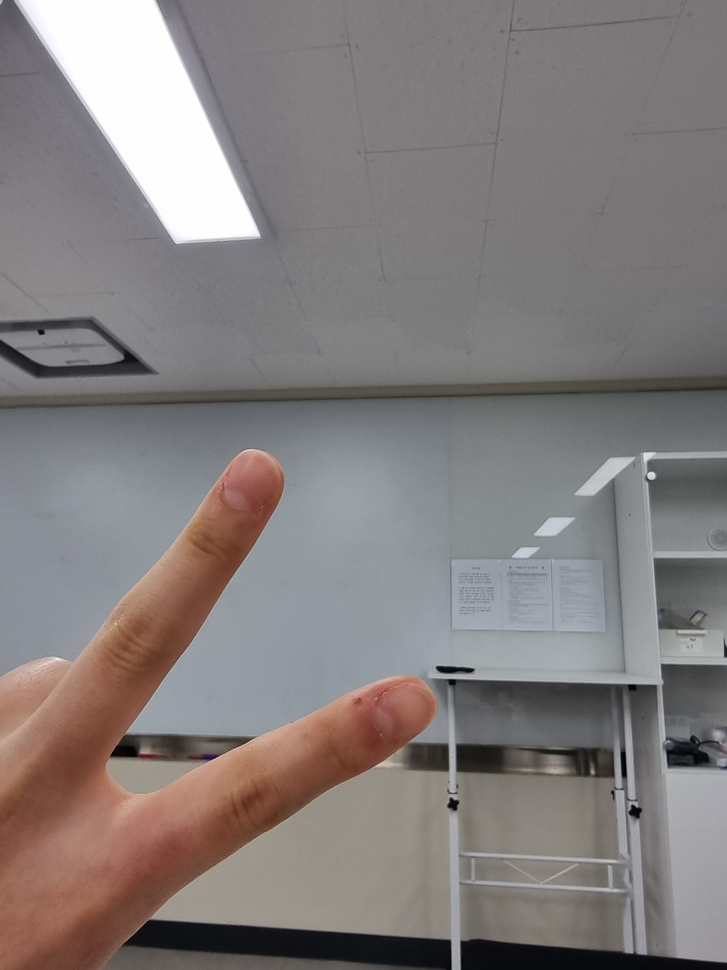
#> input picture opencv/cv_env/capstone/image/testimg.jpg, 727 x 970 px, shrunk from 3000 x 4000 before the run, found by its file name
$ python color.py
#> lines starting #> are read from the running program, lines starting #| are printed output that depends on the picture
import cv2
import numpy as np

src = cv2.imread('image/testimg.jpg')
#> src is the input picture: shape (970, 727, 3); mean B, G, R 125.2, 125.9, 131.6
dst = cv2.imread('image/testimg.jpg')

cv2.imshow('src', src)
# cv2.imshow('dst',dst)

output = dst.copy()

#lab로 변환
srcLab = cv2.cvtColor(src, cv2.COLOR_BGR2LAB)
#> srcLab: shape (970, 727, 3); mean of channels 0, 1, 2 135.1, 130.4, 129.5
dstLab = cv2.cvtColor(dst,cv2.COLOR_BGR2LAB)
outputLab = cv2.cvtColor(output,cv2.COLOR_BGR2LAB)

srcLab = srcLab.astype('float')
#> srcLab: shape (970, 727, 3) float64; mean of channels 0, 1, 2 135.1, 130.4, 129.5
dstLab = dstLab.astype('float')
outputLab = outputLab.astype('float')

print(srcLab)
#> (printed output is left out)

#채널 분리
srcL, srcA,srcB = cv2.split(srcLab)
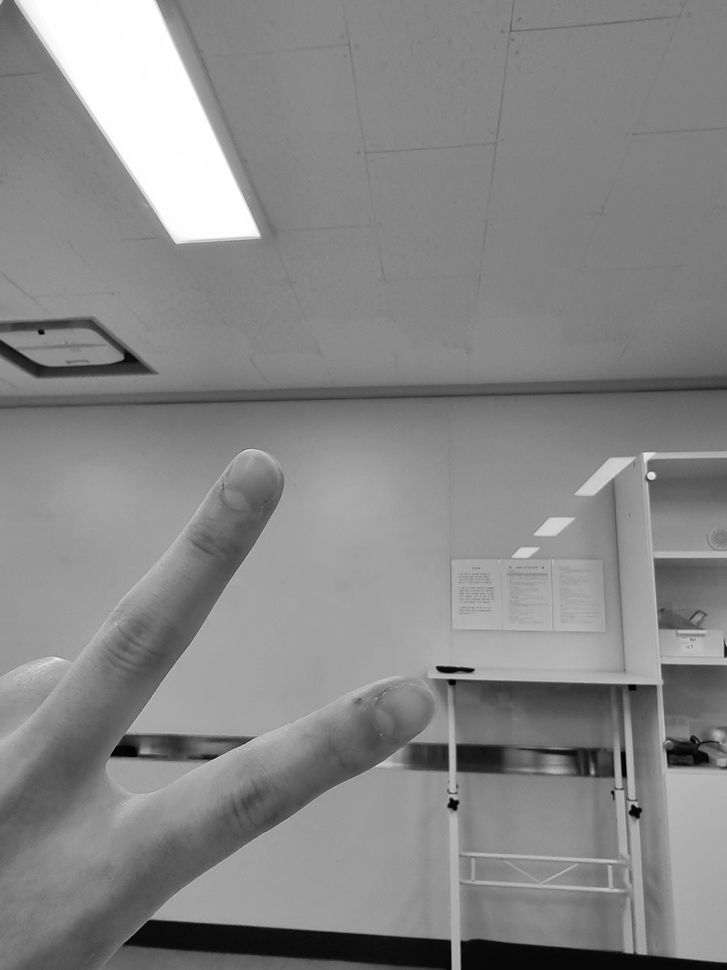
#> srcL: shape (970, 727) float64; min 0, max 255, mean 135.1
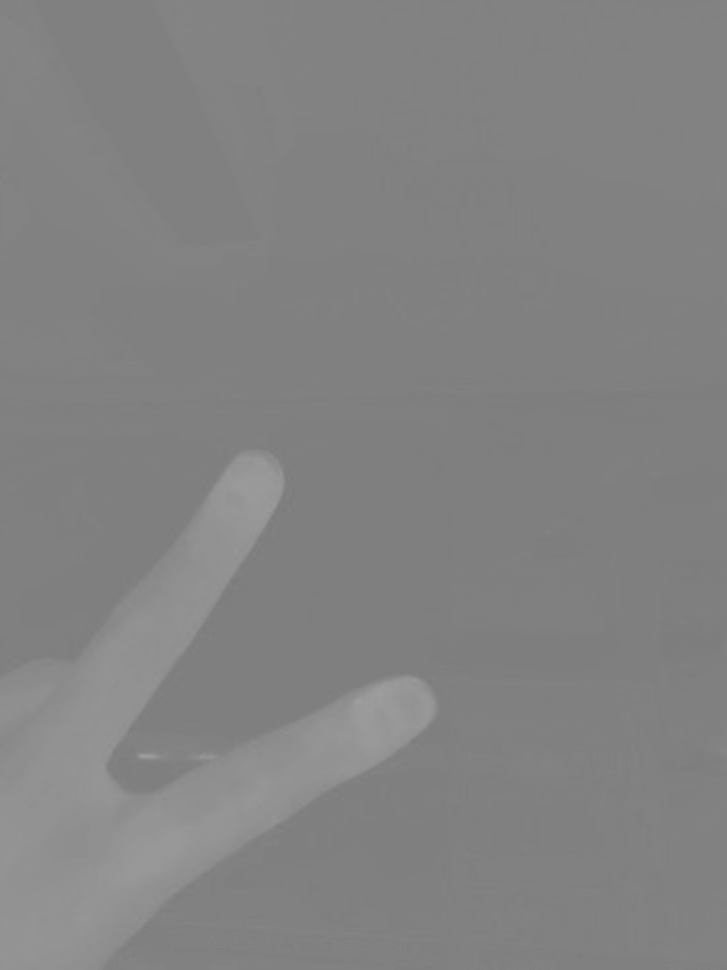
#> srcA: shape (970, 727) float64; min 123, max 159, mean 130.4
dstL,dstA,dstB =cv2.split(dstLab)
outputL,outputA,outputB = cv2.split(outputLab)

#색 바꾸기
outputL = dstL-dstL.mean()
outputA = dstA-dstA.mean()
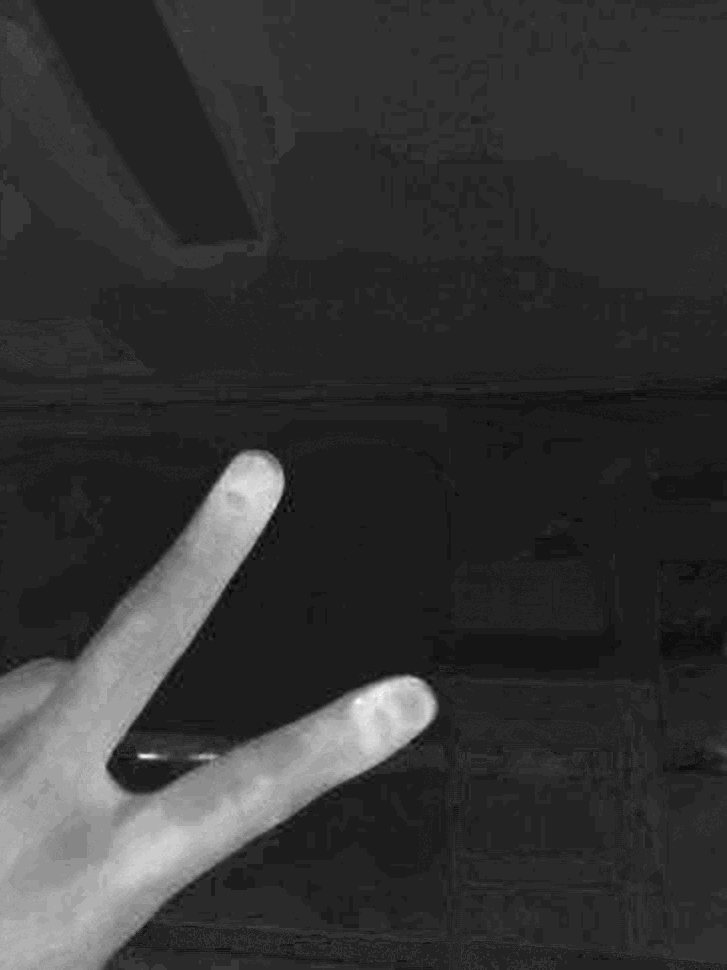
#> outputA: shape (970, 727) float64; min -7.42, max 28.58, mean 0; drawn with min black and max white
outputB = dstB-dstB.mean()
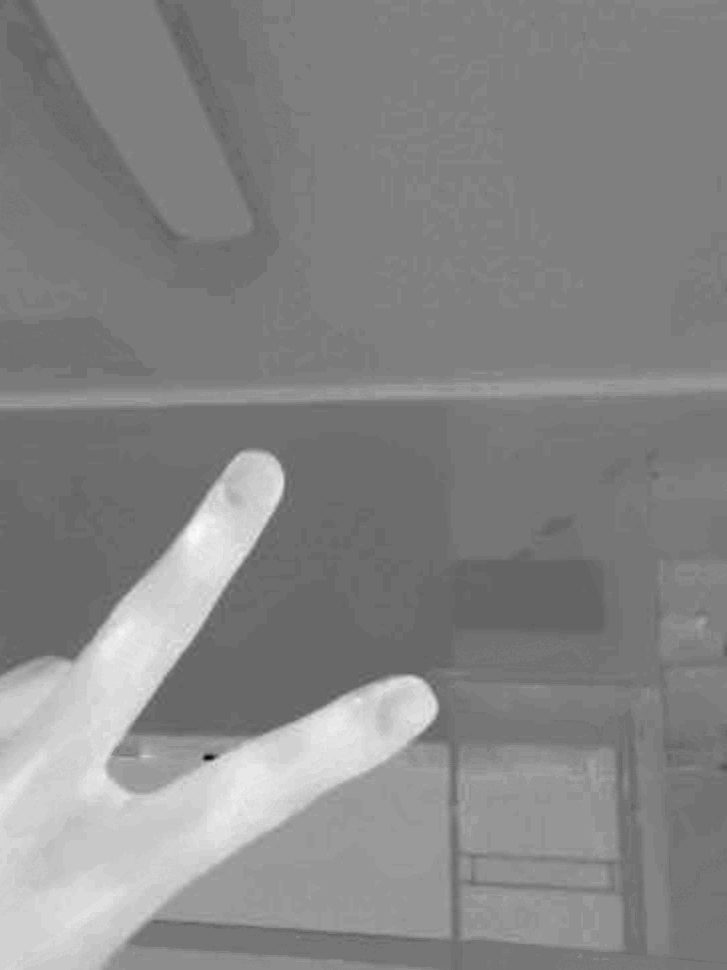
#> outputB: shape (970, 727) float64; min -29.48, max 26.52, mean 0; drawn with min black and max white

outputL = outputL+srcL.mean()
outputA = outputA+srcA.mean()
outputB = outputB+srcB.mean()

#얻고자 하는 이미지
outL = (outputL*srcL.std() / dstL.std())
outA = (outputA*srcA.std() / dstA.std())
outB = (outputB*srcB.std() / dstB.std())

#눈으로 보기위한 코드? 사진은 0~255 사이값으로 세팅
outL = np.clip(outL,0,255)
outA = np.clip(outA,0,255)
outB = np.clip(outB,0,255)

#채널 합치기
outputLab = cv2.merge([outL, outA, outB])
#> outputLab: shape (970, 727, 3) float64; mean of channels 0, 1, 2 135.1, 130.4, 129.5

#이미지는 정수. 위의 작업은 float이므로 형 변환 실행
outputLab = np.uint8(outputLab)
#> outputLab: shape (970, 727, 3); mean of channels 0, 1, 2 135.1, 130.4, 129.5

#imshow는 BGR이므로 바꿔준다.
outLab = cv2.cvtColor(outputLab, cv2.COLOR_LAB2BGR)

cv2.imshow('outLab', outLab)

# 처리한 이미지 저장 -> 저장이 안됨...........
cv2.imwrite('image/after/color.jpg', outLab)


cv2.waitKey(0)
cv2.destroyAllWindows()
